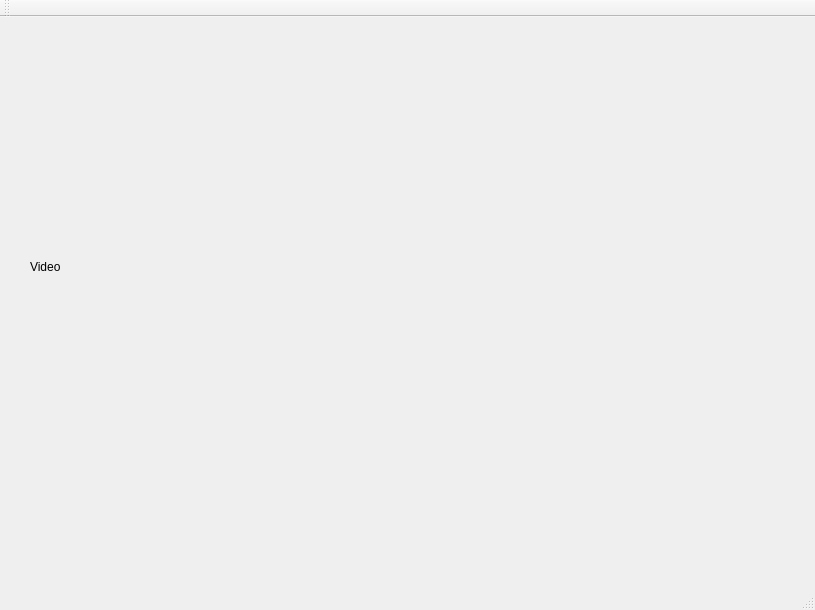
<?xml version="1.0" encoding="UTF-8"?>
<ui version="4.0">
 <class>driver</class>
 <widget class="QMainWindow" name="driver">
  <property name="geometry">
   <rect>
    <x>0</x>
    <y>0</y>
    <width>815</width>
    <height>610</height>
   </rect>
  </property>
  <property name="windowTitle">
   <string>driver</string>
  </property>
  <widget class="QWidget" name="centralWidget">
   <widget class="QLabel" name="lbl_vid">
    <property name="geometry">
     <rect>
      <x>30</x>
      <y>10</y>
      <width>640</width>
      <height>480</height>
     </rect>
    </property>
    <property name="autoFillBackground">
     <bool>true</bool>
    </property>
    <property name="text">
     <string>Video</string>
    </property>
   </widget>
  </widget>
  <widget class="QMenuBar" name="menuBar">
   <property name="geometry">
    <rect>
     <x>0</x>
     <y>0</y>
     <width>815</width>
     <height>22</height>
    </rect>
   </property>
  </widget>
  <widget class="QToolBar" name="mainToolBar">
   <attribute name="toolBarArea">
    <enum>TopToolBarArea</enum>
   </attribute>
   <attribute name="toolBarBreak">
    <bool>false</bool>
   </attribute>
  </widget>
  <widget class="QStatusBar" name="statusBar"/>
 </widget>
 <layoutdefault spacing="6" margin="11"/>
 <resources/>
 <connections/>
</ui>
